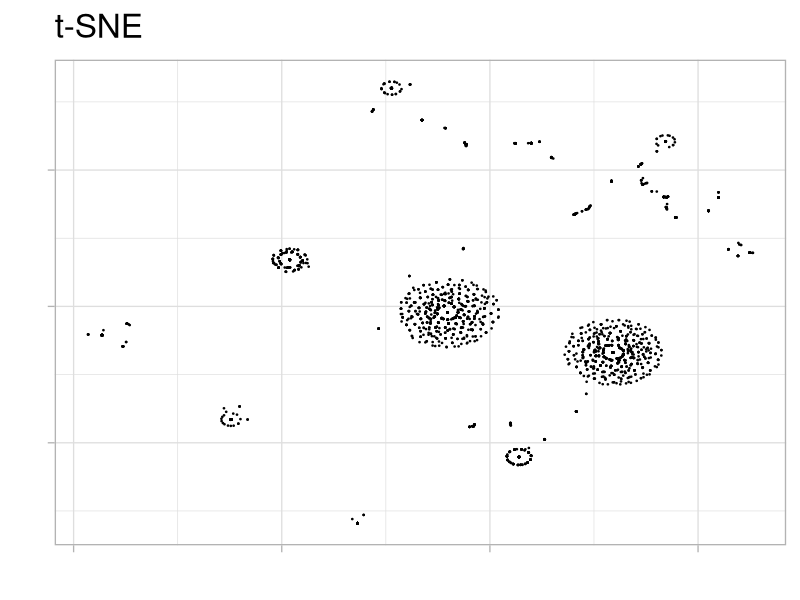
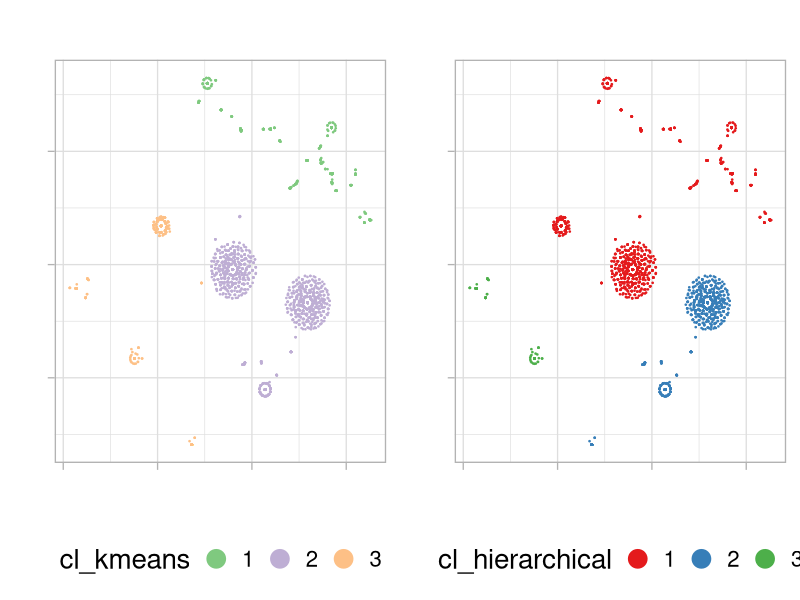

These charts were generated, in order, by the following R code:
# t-SNE algorithm
# Implemented by: H. Achicanoy
# CIAT, 2017

# R options
options(warn = -1); options(scipen = 999)

# Load packages
suppressMessages(if(!require(caret)){install.packages('caret'); library(caret)} else {library(caret)})
suppressMessages(if(!require(Rtsne)){install.packages('Rtsne'); library(Rtsne)} else {library(Rtsne)})

######################################################################
## The WHOLE post is in: https://github.com/pablo14/post_cluster_tsne
######################################################################

## Download data from: https://github.com/pablo14/post_cluster_tsne/blob/master/data_1.txt (url path inside the gitrepo.)
data_tsne <- read.delim("data_1.txt", header = T, stringsAsFactors = F, sep = "\t")

## Rtsne function may take some minutes to complete...
set.seed(9)  
tsne_model_1 = Rtsne(as.matrix(data_tsne), check_duplicates=FALSE, pca=TRUE, perplexity=30, theta=0.5, dims=2)

## getting the two dimension matrix
d_tsne_1 = as.data.frame(tsne_model_1$Y)

## plotting the results without clustering
ggplot(d_tsne_1, aes(x=V1, y=V2)) +  
  geom_point(size=0.25) +
  guides(colour=guide_legend(override.aes=list(size=6))) +
  xlab("") + ylab("") +
  ggtitle("t-SNE") +
  theme_light(base_size=20) +
  theme(axis.text.x=element_blank(),
        axis.text.y=element_blank()) +
  scale_colour_brewer(palette = "Set2")

## keeping original data
d_tsne_1_original <- d_tsne_1

## Creating k-means clustering model, and assigning the result to the data used to create the tsne
fit_cluster_kmeans=kmeans(scale(d_tsne_1), 3)  
d_tsne_1_original$cl_kmeans = factor(fit_cluster_kmeans$cluster)

## Creating hierarchical cluster model, and assigning the result to the data used to create the tsne
fit_cluster_hierarchical=hclust(dist(scale(d_tsne_1)))

## setting 3 clusters as output
d_tsne_1_original$cl_hierarchical = factor(cutree(fit_cluster_hierarchical, k=3))

plot_cluster=function(data, var_cluster, palette)  
{
  ggplot(data, aes_string(x="V1", y="V2", color=var_cluster)) +
    geom_point(size=0.25) +
    guides(colour=guide_legend(override.aes=list(size=6))) +
    xlab("") + ylab("") +
    ggtitle("") +
    theme_light(base_size=20) +
    theme(axis.text.x=element_blank(),
          axis.text.y=element_blank(),
          legend.direction = "horizontal", 
          legend.position = "bottom",
          legend.box = "horizontal") + 
    scale_colour_brewer(palette = palette) 
}


plot_k=plot_cluster(d_tsne_1_original, "cl_kmeans", "Accent")  
plot_h=plot_cluster(d_tsne_1_original, "cl_hierarchical", "Set1")

## and finally: putting the plots side by side with gridExtra lib...
library(gridExtra)  
grid.arrange(plot_k, plot_h,  ncol=2)
